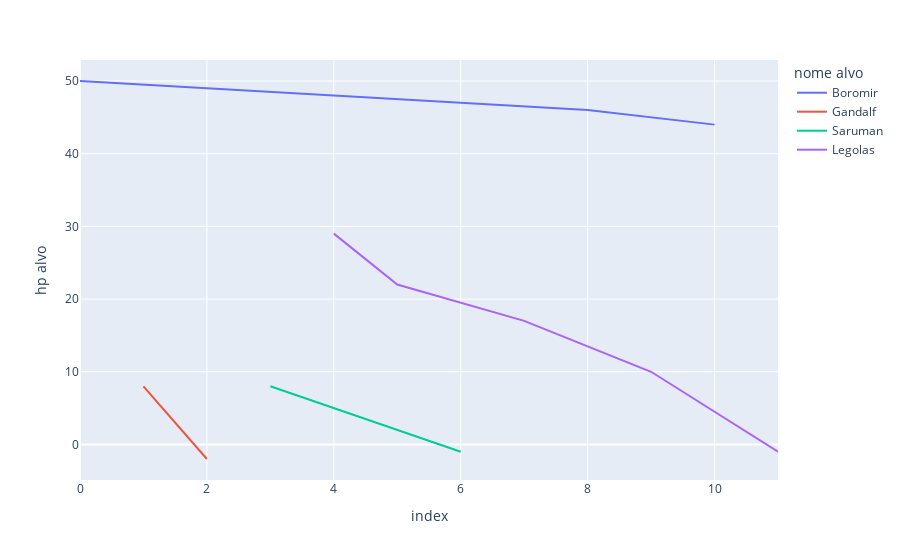

Notebook code for this chart:
### Code cell
df = px.data.gapminder().query("continent=='Oceania'")
fig = px.line(df_ffa, x= df_ffa.index, y="hp alvo", color='nome alvo')
fig.show()

### Figure 1 — Plotly figure (JSON) as saved in the notebook; plotly's stock layout.template omitted (floating-point values rounded to 4 significant figures)
{"data": [{"hovertemplate": "nome alvo=Boromir<br>index=%{x}<br>hp alvo=%{y}<extra></extra>", "legendgroup": "Boromir", "line": {"color": "#636efa", "dash": "solid"}, "marker": {"symbol": "circle"}, "mode": "lines", "name": "Boromir", "orientation": "v", "showlegend": true, "type": "scatter", "x": [0, 8, 10], "xaxis": "x", "y": [50, 46, 44], "yaxis": "y"}, {"hovertemplate": "nome alvo=Gandalf<br>index=%{x}<br>hp alvo=%{y}<extra></extra>", "legendgroup": "Gandalf", "line": {"color": "#EF553B", "dash": "solid"}, "marker": {"symbol": "circle"}, "mode": "lines", "name": "Gandalf", "orientation": "v", "showlegend": true, "type": "scatter", "x": [1, 2], "xaxis": "x", "y": [8, -2], "yaxis": "y"}, {"hovertemplate": "nome alvo=Saruman<br>index=%{x}<br>hp alvo=%{y}<extra></extra>", "legendgroup": "Saruman", "line": {"color": "#00cc96", "dash": "solid"}, "marker": {"symbol": "circle"}, "mode": "lines", "name": "Saruman", "orientation": "v", "showlegend": true, "type": "scatter", "x": [3, 6], "xaxis": "x", "y": [8, -1], "yaxis": "y"}, {"hovertemplate": "nome alvo=Legolas<br>index=%{x}<br>hp alvo=%{y}<extra></extra>", "legendgroup": "Legolas", "line": {"color": "#ab63fa", "dash": "solid"}, "marker": {"symbol": "circle"}, "mode": "lines", "name": "Legolas", "orientation": "v", "showlegend": true, "type": "scatter", "x": [4, 5, 7, 9, 11], "xaxis": "x", "y": [29, 22, 17, 10, -1], "yaxis": "y"}], "layout": {"autosize": true, "legend": {"title": {"text": "nome alvo"}, "tracegroupgap": 0}, "margin": {"t": 60}, "xaxis": {"anchor": "y", "autorange": true, "domain": [0, 1], "range": [0, 11], "title": {"text": "index"}, "type": "linear"}, "yaxis": {"anchor": "x", "autorange": true, "domain": [0, 1], "range": [-4.889, 52.89], "title": {"text": "hp alvo"}, "type": "linear"}}}
